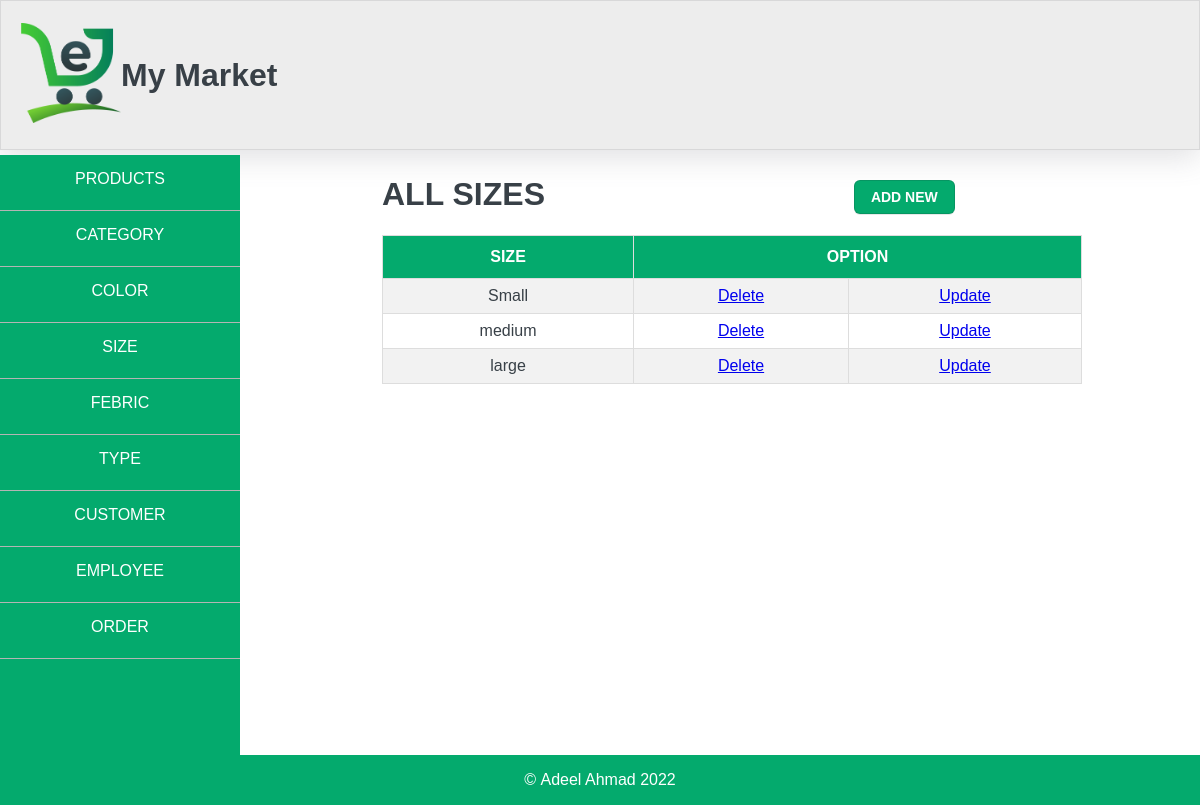
Screenshot of /display_size.php with the database file from the repository.
### tables this page shows
CREATE TABLE `size` (
  `s_id` int(11) NOT NULL,
  `name` text NOT NULL,
  `description` varchar(500) NOT NULL
);

### display_size.php (the view, shortened to what this page needs)
<!DOCTYPE html>
<html lang="en">
  <head>
    <link rel="stylesheet"  href="web_style.css" />
  </head>
  <body>
    <?php include "nav.php";?>
    <div id="content" style='height:auto;'>
      <form
        name="form1"
        style="width: 700px"
        method="post"
      >
        <h1>ALL SIZES <a href="size.php" class='button-3'style="margin-left:300px;" >ADD NEW</a> </h1>
        <table>
         <thead>
          <tr><th style="text-align:center;">SIZE</th><th colspan='2' style="text-align:center;">OPTION</th></tr>
          <?php
          include "connect.php";
          $q="SELECT name,s_id FROM size";
          $rows=$conn->query($q);
          if ($rows->num_rows > 0){
            while($row =$rows->fetch_assoc()){
                echo "<tr><td>".$row['name']."<td><a href='delete_size.php?ID=".$row['s_id']."'>Delete</a></td><td><a href='edit_size.php?ID=".$row['s_id']."'>Update</a></td>";
                }
          }
          ?>
         </thead>
        </table>
      </form>
    </div>
  </body>
</html>

### web_style.css (style rules this page uses)
form { width: 700px; }
header { margin: 0px; border: 0.5px solid rgba(132, 132, 133, 0.2); box-shadow: rgba(100, 100, 111, 0.2) 0px 7px 29px 0px; width: 100%; height: 150px; background-color: rgb(237, 237, 237); box-sizing: border-box; display: flex; align-items: center; }
img { width: 100px; height: 100px; margin-left: 20px; }
body { margin: 0px; padding: 0px; font-family: "Arial"; color: #384047; }
table { font-family: Arial, Helvetica, sans-serif; border-collapse: collapse; width: 100%; text-align: center; }
table td, table th { border: 1px solid #ddd; padding: 8px; }
table tr:nth-child(even) { background-color: #f2f2f2; }
table th { padding-top: 12px; padding-bottom: 12px; text-align: left; background-color: #04aa6d; color: white; }
#content { height: 450px; margin-top: 5px; width: 78%; float: right; margin-bottom: 20px; display: flex; justify-content: center; }
.button-3 { appearance: none; background-color: #04aa6d; border: 1px solid rgba(27, 31, 35, 0.15); border-radius: 6px; box-shadow: rgba(27, 31, 35, 0.1) 0 1px 0; box-sizing: border-box; color: #fff; cursor: pointer; display: inline-block; font-family: "Arial"; font-size: 14px; font-weight: 600; line-height: 20px; padding: 6px 16px; position: relative; text-align: center; text-decoration: none; touch-action: manipulation; vertical-align: middle; white-space: nowrap; }
footer { clear: both; display: flex; justify-content: center; align-items: center; width: 100%; height: 50px; background-color: #04aa6d; color: white; }

### rows the page displays
size: name "Small"
size: name "medium"
size: name "large"
